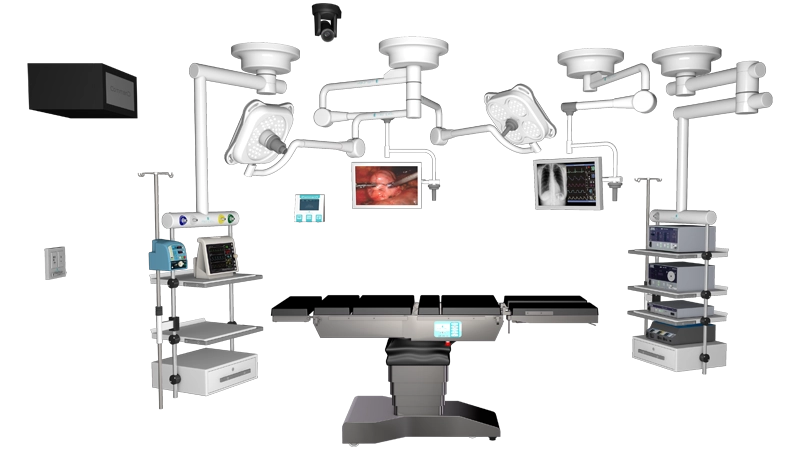
#> input picture docs_user/imagem_produtos/Sala Inteligente/sala-cirurgica-inteligente-4-webp.webp, 800 x 450 px
$ python -i post_composer.py   (imports and definitions only)
#> lines starting #> are read from the running program, lines starting #| are printed output that depends on the picture
"""
Post Composer — Layout editorial para Instagram (Salk Medical / Manager Grupo).

Direcao criativa (Apex/Visual Designer):
Estilo The Economist cover / Apple keynote / Bloomberg Businessweek.
Foto protagonista, uma unica sentenca tipograficamente forte no terco
inferior, muito espaco negativo. CTA tipo link, sem box. Headline two-tier
(eyebrow menor + titulo grande) quando a copy tem ":".

Principios:
- Subtracao > adicao
- 60% foto, 30% headline, 10% UI
- Eyebrow ACIMA do headline (kicker)
- CTA link-style, nao botao
"""

from __future__ import annotations

import logging
from pathlib import Path
from typing import Optional

from PIL import Image, ImageDraw, ImageFont

logger = logging.getLogger(__name__)

_FONTS_DIR = Path(__file__).parent / "fonts"
_STATIC_IMG_DIR = Path(__file__).parent.parent / "web" / "static" / "img"

LOGO_FILES = {
    "salk": "logo-salk-white.png",
    "manager": "logo-manager-white.png",
    "mendel": "logo-salk-white.png",
    "dayho": "logo-salk-white.png",
}

# Cores por marca: accent usado em CTA link e detalhes
BRAND_COLORS = {
    "salk":    {"primary": (0, 51, 102),  "accent": (102, 178, 255)},
    "manager": {"primary": (0, 51, 102),  "accent": (102, 178, 255)},
    "mendel":  {"primary": (26, 26, 46),  "accent": (130, 150, 200)},
    "dayho":   {"primary": (45, 45, 45),  "accent": (200, 200, 200)},
}

CTA_FALLBACK = "SAIBA MAIS →"
CTA_MAX_WORDS = 5


# [74 lines left out: functions _load_font, _wrap_text, _measure_lines, _split_two_tier, not called in this run]


def _truncate_cta(cta: str) -> str:
    """CTA so passa se tiver <= CTA_MAX_WORDS palavras. Senao usa fallback."""
    if not cta:
        return ""
    clean = cta.strip().lstrip(">>").lstrip("→").lstrip("➤").strip().rstrip(".")
    words = clean.split()
    if len(words) <= CTA_MAX_WORDS:
        return clean.upper() + " →"
    return CTA_FALLBACK


# [15 lines left out: function _draw_text_with_blur_shadow, not called in this run]


def compose_post(
    image_path: str | Path,
    headline: str = "",
    subline: str = "",
    cta: str = "",
    brand: str = "salk",
    logo_dir: Optional[Path] = None,
    spec_line: str = "",
    anvisa_badge: str = "",
    output_path: Optional[Path] = None,
    target_size: tuple[int, int] = (1080, 1350),
) -> Path:
    """Compoe post final com layout editorial.

    Args:
        image_path: Foto de fundo (ja em portrait)
        headline: Titulo principal. Se contem ':', vira two-tier.
        subline: Eyebrow/kicker — vai ACIMA do headline, pequeno.
        cta: Call-to-action curto. Se >5 palavras, vira "SAIBA MAIS →".
        brand: salk | manager | mendel | dayho
        spec_line: Linha tecnica rodape
        anvisa_badge: Badge ANVISA rodape direita
        target_size: Dimensoes finais (1080x1350 default = Instagram feed 4:5)
    """
#> called with headline = '', subline = '', cta = '', brand = 'salk', spec_line = '', anvisa_badge = '', target_size = (1080, 1350)
    img = Image.open(image_path).convert("RGBA")
#> img is the input picture: PIL image 800x450 RGBA; mean R, G, B, A 117.7, 117.2, 117.2, 62

    # Crop centralizado + scale (sem distorcao)
    if img.size != target_size:
        tw, th = target_size
        sw, sh = img.size
#> sw = 800; sh = 450
        src_ratio = sw / sh
#> src_ratio = 1.78
        tgt_ratio = tw / th
        if abs(src_ratio - tgt_ratio) > 0.01:
            if src_ratio > tgt_ratio:
                new_w = int(sh * tgt_ratio)
#> new_w = 360
                left = (sw - new_w) // 2
#> left = 220
                img = img.crop((left, 0, left + new_w, sh))
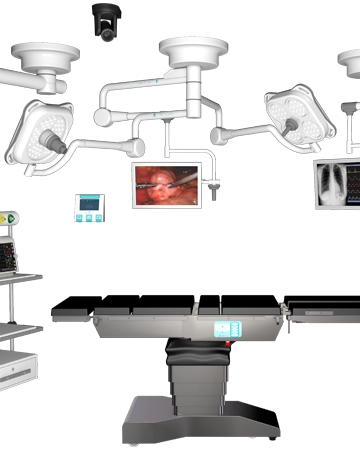
#> img: PIL image 360x450 RGBA; mean R, G, B, A 96, 94.5, 94.1, 75.6; transparent parts drawn white
            else:
                new_h = int(sw / tgt_ratio)
                top = (sh - new_h) // 2
                img = img.crop((0, top, sw, top + new_h))
        img = img.resize(target_size, Image.LANCZOS)
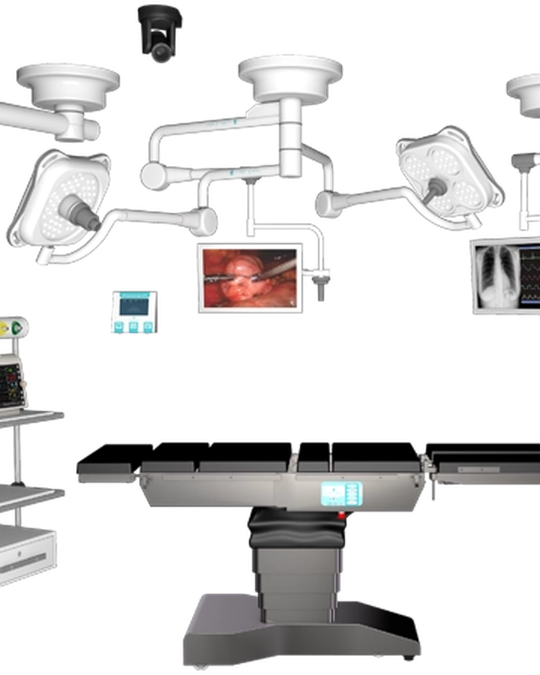
#> img: PIL image 1080x1350 RGBA (shown at 1/2 size); mean R, G, B, A 46.6, 45.5, 45.3, 75.6; transparent parts drawn white

    width, height = target_size
    margin = int(width * 0.075)  # 7.5% (~81px) — premium
    brand_color = BRAND_COLORS.get(brand.lower(), BRAND_COLORS["salk"])

    # ════════════════════════════════════════════════════════════
    # 1. GRADIENTE BOTTOM (Apex: bloco subiu p/ 74%, gradient
    #    comeca em 45% para cobrir eyebrow tambem)
    # ════════════════════════════════════════════════════════════
    grad = Image.new("RGBA", (width, height), (0, 0, 0, 0))
#> grad: PIL image 1080x1350 RGBA; every value is 0
    draw_grad = ImageDraw.Draw(grad)
    grad_start = int(height * 0.45)  # era 55%
    for y in range(grad_start, height):
        progress = (y - grad_start) / (height - grad_start)
        alpha = int(220 * (progress ** 1.6))  # alpha 220, curva 1.6
        draw_grad.line([(0, y), (width, y)], fill=(0, 0, 0, alpha))
    img = Image.alpha_composite(img, grad)
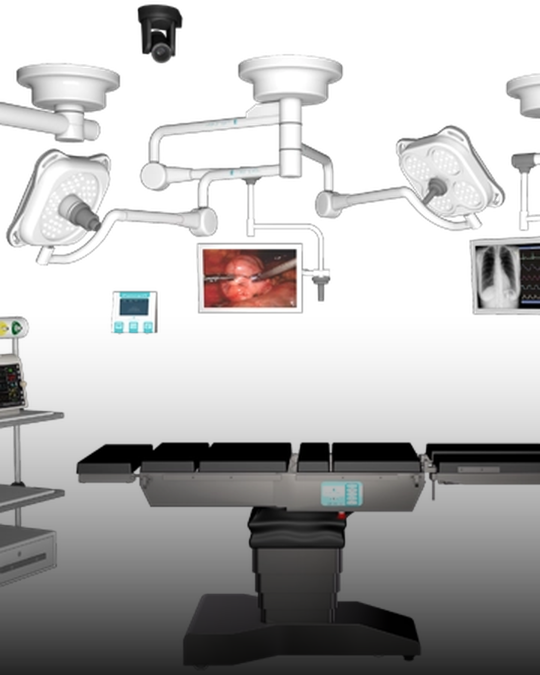
#> img: PIL image 1080x1350 RGBA (shown at 1/2 size); mean R, G, B, A 39.8, 38.9, 38.7, 107.2; transparent parts drawn white

    # ════════════════════════════════════════════════════════════
    # 2. GRADIENTE TOP (mais forte — Apex: logo precisa ser legivel
    #    em qualquer foto, fundos claros estavam apagando a marca)
    # ════════════════════════════════════════════════════════════
    grad_top = Image.new("RGBA", (width, height), (0, 0, 0, 0))
    draw_gt = ImageDraw.Draw(grad_top)
    top_h = int(height * 0.22)  # 22% (era 12%)
    for y in range(top_h):
        alpha = int(160 * (1 - y / top_h) ** 1.5)  # alpha 160 (era 95)
        draw_gt.line([(0, y), (width, y)], fill=(0, 0, 0, alpha))
    img = Image.alpha_composite(img, grad_top)
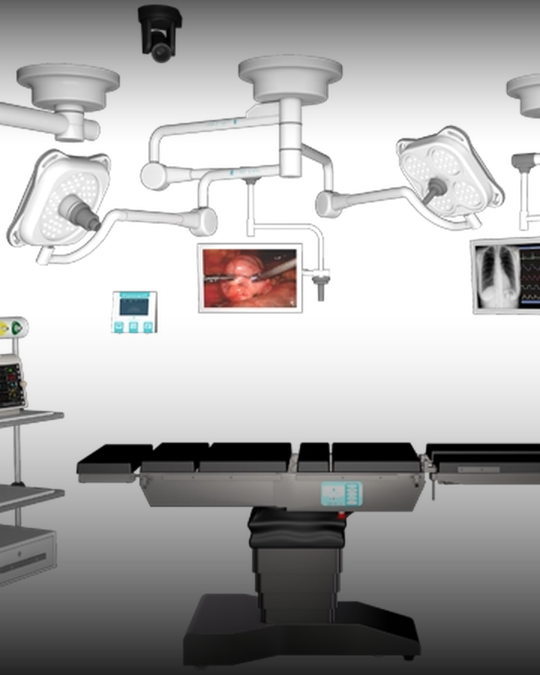
#> img: PIL image 1080x1350 RGBA (shown at 1/2 size); mean R, G, B, A 38.2, 37.2, 37, 119.3; transparent parts drawn white

    # ════════════════════════════════════════════════════════════
    # 3. LOGO TOP-RIGHT (185px — Apex: marca com mais presenca)
    # ════════════════════════════════════════════════════════════
    logo_w_target = 185
    logo_filename = LOGO_FILES.get(brand.lower(), "logo-salk-white.png")
    logo_path = _STATIC_IMG_DIR / logo_filename
    if not logo_path.exists() and logo_dir:
        for cand in ["LogSalkMedicalPNG - W.png", "LogSalk.png", "salk-logo-white.png"]:
            alt = logo_dir / cand
            if alt.exists():
                logo_path = alt
                break
    if logo_path.exists():
        try:
            logo = Image.open(logo_path).convert("RGBA")
            ratio = logo_w_target / logo.width
            logo_h = int(logo.height * ratio)
            logo = logo.resize((logo_w_target, logo_h), Image.LANCZOS)
            logo_x = width - margin - logo_w_target
            logo_y = margin + 8  # Apex: leve respiro do topo
            img.paste(logo, (logo_x, logo_y), logo)
        except Exception as e:
            logger.warning("Falha ao colocar logo: %s", e)

    # ════════════════════════════════════════════════════════════
    # 4. CAMADA DE TEXTO
    # ════════════════════════════════════════════════════════════
    txt_layer = Image.new("RGBA", (width, height), (0, 0, 0, 0))
    draw = ImageDraw.Draw(txt_layer)

    text_max_w = width - 2 * margin

    # ────────────────────────────────────────────────────────────
    # HEADLINE two-tier (split em ':' se houver)
    # ────────────────────────────────────────────────────────────
    eyebrow_from_split, main_title = _split_two_tier(headline) if headline else ("", "")

    # Eyebrow vem do split do headline OU do parametro subline (mas split tem prioridade)
    eyebrow_text = eyebrow_from_split if eyebrow_from_split else (subline.strip() if subline else "")

    # Main title: Apex prescreveu tamanhos maiores (84/76/68/60) e
    # line_spacing 0.92 (era 0.98) — tipografia keynote tight
    main_lines: list[str] = []
    main_total_h = 0
    main_line_h = 0
    font_main = None
    if main_title:
        for size in (84, 76, 68, 60):
            font_main = _load_font(size, weight="black")
            lines = _wrap_text(main_title.upper(), font_main, text_max_w)
            if len(lines) <= 3:
                main_lines = lines
                _, main_total_h, main_line_h = _measure_lines(lines, font_main, line_spacing=0.92)
                break
        else:
            font_main = _load_font(60, weight="black")
            main_lines = _wrap_text(main_title.upper(), font_main, text_max_w)[:3]
            _, main_total_h, main_line_h = _measure_lines(main_lines, font_main, line_spacing=0.92)

    # Eyebrow: 34pt BOLD UPPERCASE accent (Apex round 2: kicker mais presente)
    eyebrow_lines: list[str] = []
    eyebrow_total_h = 0
    eyebrow_line_h = 0
    font_eyebrow = None
    if eyebrow_text:
        font_eyebrow = _load_font(34, weight="bold")
        eyebrow_text = eyebrow_text.upper()
        eyebrow_lines = _wrap_text(eyebrow_text, font_eyebrow, text_max_w)[:2]
        _, eyebrow_total_h, eyebrow_line_h = _measure_lines(eyebrow_lines, font_eyebrow, line_spacing=1.25)

    # CTA link-style com regua horizontal (Apex: presenca de "link editorial")
    cta_text = _truncate_cta(cta)
    font_cta = None
    cta_w_px = 0
    cta_h_px = 0
    if cta_text:
        font_cta = _load_font(20, weight="bold")  # 18 -> 20
        bbox = font_cta.getbbox(cta_text)
        cta_w_px = bbox[2] - bbox[0]
        cta_h_px = bbox[3] - bbox[1]

    # ────────────────────────────────────────────────────────────
    # POSICIONAMENTO (Apex: baseline 74% — terco inferior real)
    # eyebrow → gap 24px → headline → gap 44px (com regua) → CTA
    # ────────────────────────────────────────────────────────────
    # Footer: spec_line + anvisa
    footer_reserve = 50 if (spec_line or anvisa_badge) else 20
    footer_y = height - margin - footer_reserve

    # Bloco de texto: ancora baseline do main_title em 80%
    # Compromisso: 82% era cramped, 74% deixou ~25% de espaco morto na base.
    # 80% mantem terco inferior real sem desperdicar real estate
    block_baseline = int(height * 0.80)

    # Y do main_title (topo)
    main_y = block_baseline - main_total_h

    # Y do eyebrow (acima do main, com gap 24 — era 16)
    eyebrow_y = main_y - eyebrow_total_h - 24 if eyebrow_lines else 0

    # Y do CTA (abaixo do main, com gap 44 — era 32)
    # A regua sera desenhada 12px acima do texto do CTA
    cta_y = block_baseline + 44

    # Garantir que CTA nao colide com footer
    if cta_text and (cta_y + cta_h_px > footer_y - 10):
        cta_y = footer_y - cta_h_px - 10

    # ────────────────────────────────────────────────────────────
    # DESENHAR: eyebrow (Apex: accent color bold uppercase)
    # Kicker editorial colorido — The Economist style
    # ────────────────────────────────────────────────────────────
    if eyebrow_lines and font_eyebrow:
        y = eyebrow_y
        accent_rgb = brand_color["accent"]
        for line in eyebrow_lines:
            _draw_text_with_blur_shadow(
                draw, (margin, y), line, font_eyebrow, accent_rgb + (255,)
            )
            y += eyebrow_line_h

    # ────────────────────────────────────────────────────────────
    # DESENHAR: main title (branco, peso black, tight spacing)
    # ────────────────────────────────────────────────────────────
    if main_lines and font_main:
        y = main_y
        for line in main_lines:
            _draw_text_with_blur_shadow(
                draw, (margin, y), line, font_main, (255, 255, 255, 255)
            )
            y += main_line_h

    # ────────────────────────────────────────────────────────────
    # DESENHAR: CTA link-style com regua horizontal accent
    # (Apex: presenca de "link editorial" tipo Monocle)
    # ────────────────────────────────────────────────────────────
    if cta_text and font_cta:
        accent_rgb = brand_color["accent"]
        # Regua horizontal 90px / 3px stroke / 14px acima do texto
        rule_y = cta_y - 14
        draw.line(
            [(margin, rule_y), (margin + 90, rule_y)],
            fill=accent_rgb + (255,),
            width=3,
        )
        _draw_text_with_blur_shadow(
            draw,
            (margin, cta_y),
            cta_text,
            font_cta,
            accent_rgb + (255,),
        )

    # ────────────────────────────────────────────────────────────
    # DESENHAR: spec line (rodape centralizado, dentro da margem)
    # ────────────────────────────────────────────────────────────
    if spec_line:
        font_spec = _load_font(16, weight="light")
        bbox = font_spec.getbbox(spec_line)
        sw_ = bbox[2] - bbox[0]
        sx = (width - sw_) // 2
        sy = height - margin - 22
        draw.text((sx, sy), spec_line, font=font_spec, fill=(255, 255, 255, 160))

    # ────────────────────────────────────────────────────────────
    # DESENHAR: ANVISA badge (rodape direita)
    # ────────────────────────────────────────────────────────────
    if anvisa_badge:
        font_badge = _load_font(12, weight="light")
        bbox = font_badge.getbbox(anvisa_badge)
        bw = bbox[2] - bbox[0]
        bx = width - margin - bw
        by = height - margin - 10
        draw.text((bx, by), anvisa_badge, font=font_badge, fill=(255, 255, 255, 130))

    img = Image.alpha_composite(img, txt_layer)

    # Salvar
    final = img.convert("RGB")
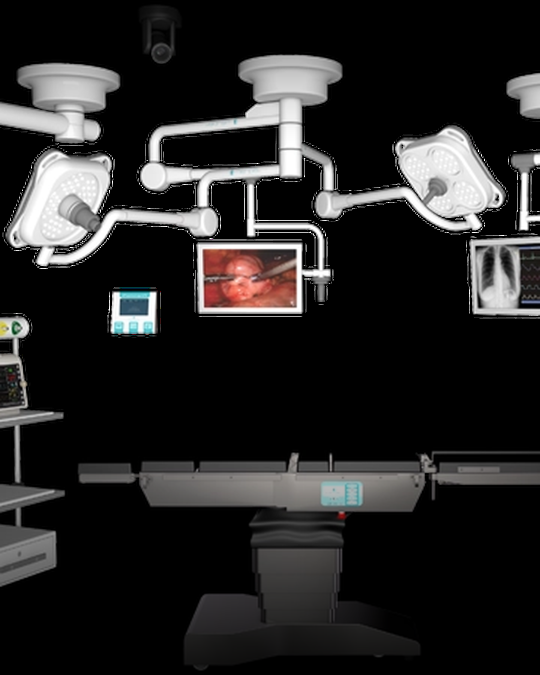
#> final: PIL image 1080x1350 RGB (shown at 1/2 size); mean R, G, B 38.2, 37.2, 37
    if output_path is None:
        p = Path(image_path)
        output_path = p.parent / f"{p.stem}_composed{p.suffix}"
    final.save(str(output_path), quality=95)
    logger.info("Post composto salvo: %s (%dx%d)", output_path, width, height)
    return output_path

>>> result = compose_post('../../../../../docs_user/imagem_produtos/Sala Inteligente/sala-cirurgica-inteligente-4-webp.webp')
